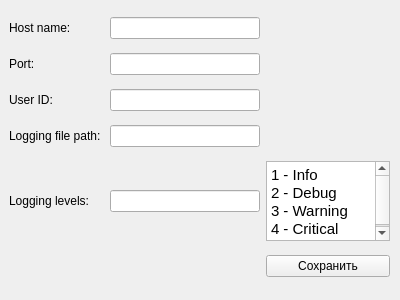
<?xml version="1.0" encoding="UTF-8"?>
<ui version="4.0">
 <class>TSettingsMenu</class>
 <widget class="QWidget" name="TSettingsMenu">
  <property name="geometry">
   <rect>
    <x>0</x>
    <y>0</y>
    <width>400</width>
    <height>300</height>
   </rect>
  </property>
  <property name="minimumSize">
   <size>
    <width>400</width>
    <height>300</height>
   </size>
  </property>
  <property name="maximumSize">
   <size>
    <width>400</width>
    <height>300</height>
   </size>
  </property>
  <property name="windowTitle">
   <string>Form</string>
  </property>
  <widget class="QWidget" name="gridLayoutWidget">
   <property name="geometry">
    <rect>
     <x>9</x>
     <y>9</y>
     <width>381</width>
     <height>281</height>
    </rect>
   </property>
   <layout class="QGridLayout" name="gridLayout">
    <item row="6" column="0">
     <widget class="QLabel" name="label_5">
      <property name="text">
       <string>Logging file path: </string>
      </property>
     </widget>
    </item>
    <item row="4" column="0">
     <widget class="QLabel" name="label_2">
      <property name="text">
       <string>Port:</string>
      </property>
     </widget>
    </item>
    <item row="3" column="1">
     <widget class="QLineEdit" name="hostLineEdit">
      <property name="minimumSize">
       <size>
        <width>150</width>
        <height>0</height>
       </size>
      </property>
     </widget>
    </item>
    <item row="5" column="0">
     <widget class="QLabel" name="label_4">
      <property name="text">
       <string>User ID: </string>
      </property>
     </widget>
    </item>
    <item row="4" column="1">
     <widget class="QLineEdit" name="portLineEdit">
      <property name="minimumSize">
       <size>
        <width>150</width>
        <height>0</height>
       </size>
      </property>
     </widget>
    </item>
    <item row="5" column="1">
     <widget class="QLineEdit" name="idLineEdit">
      <property name="minimumSize">
       <size>
        <width>150</width>
        <height>0</height>
       </size>
      </property>
     </widget>
    </item>
    <item row="6" column="1">
     <widget class="QLineEdit" name="logpathLineEdit">
      <property name="minimumSize">
       <size>
        <width>150</width>
        <height>0</height>
       </size>
      </property>
     </widget>
    </item>
    <item row="9" column="2">
     <widget class="QPushButton" name="saveBtn">
      <property name="text">
       <string>Сохранить</string>
      </property>
     </widget>
    </item>
    <item row="3" column="0">
     <widget class="QLabel" name="label">
      <property name="text">
       <string>Host name:</string>
      </property>
     </widget>
    </item>
    <item row="8" column="1">
     <widget class="QLineEdit" name="loglvlLineEdit">
      <property name="minimumSize">
       <size>
        <width>150</width>
        <height>0</height>
       </size>
      </property>
     </widget>
    </item>
    <item row="8" column="0">
     <widget class="QLabel" name="label_6">
      <property name="text">
       <string>Logging levels:</string>
      </property>
     </widget>
    </item>
    <item row="8" column="2">
     <widget class="QTextBrowser" name="textBrowser">
      <property name="maximumSize">
       <size>
        <width>16777215</width>
        <height>80</height>
       </size>
      </property>
      <property name="html">
       <string>&lt;!DOCTYPE HTML PUBLIC &quot;-//W3C//DTD HTML 4.0//EN&quot; &quot;http://www.w3.org/TR/REC-html40/strict.dtd&quot;&gt;
&lt;html&gt;&lt;head&gt;&lt;meta name=&quot;qrichtext&quot; content=&quot;1&quot; /&gt;&lt;style type=&quot;text/css&quot;&gt;
p, li { white-space: pre-wrap; }
&lt;/style&gt;&lt;/head&gt;&lt;body style=&quot; font-family:'Ubuntu'; font-size:11pt; font-weight:400; font-style:normal;&quot;&gt;
&lt;p style=&quot; margin-top:0px; margin-bottom:0px; margin-left:0px; margin-right:0px; -qt-block-indent:0; text-indent:0px;&quot;&gt;1 - Info&lt;/p&gt;
&lt;p style=&quot; margin-top:0px; margin-bottom:0px; margin-left:0px; margin-right:0px; -qt-block-indent:0; text-indent:0px;&quot;&gt;2 - Debug&lt;/p&gt;
&lt;p style=&quot; margin-top:0px; margin-bottom:0px; margin-left:0px; margin-right:0px; -qt-block-indent:0; text-indent:0px;&quot;&gt;3 - Warning&lt;/p&gt;
&lt;p style=&quot; margin-top:0px; margin-bottom:0px; margin-left:0px; margin-right:0px; -qt-block-indent:0; text-indent:0px;&quot;&gt;4 - Critical&lt;/p&gt;&lt;/body&gt;&lt;/html&gt;</string>
      </property>
     </widget>
    </item>
   </layout>
  </widget>
 </widget>
 <resources/>
 <connections/>
</ui>
